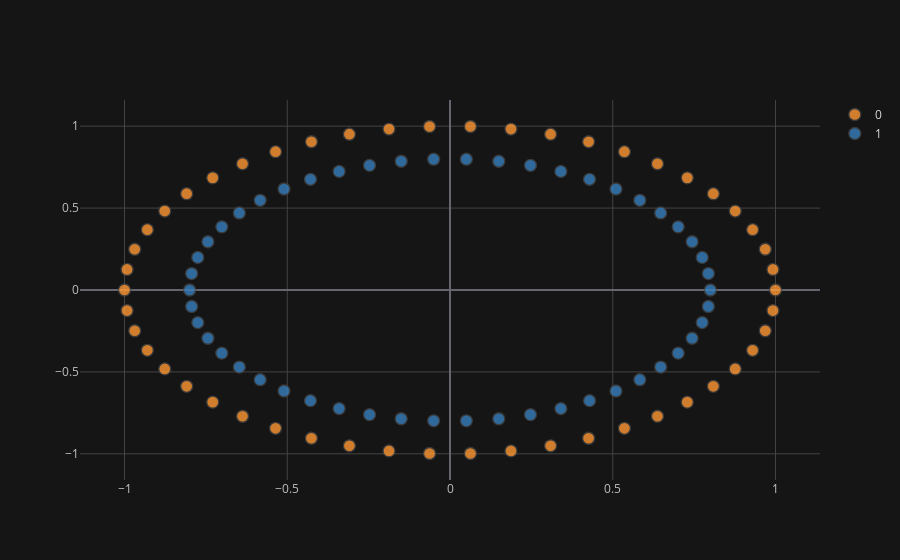

Notebook code for this chart:
### Code cell
results.iplot(kind="scatter", theme="solar", x=0, y=1, mode="markers", categories="luna")
